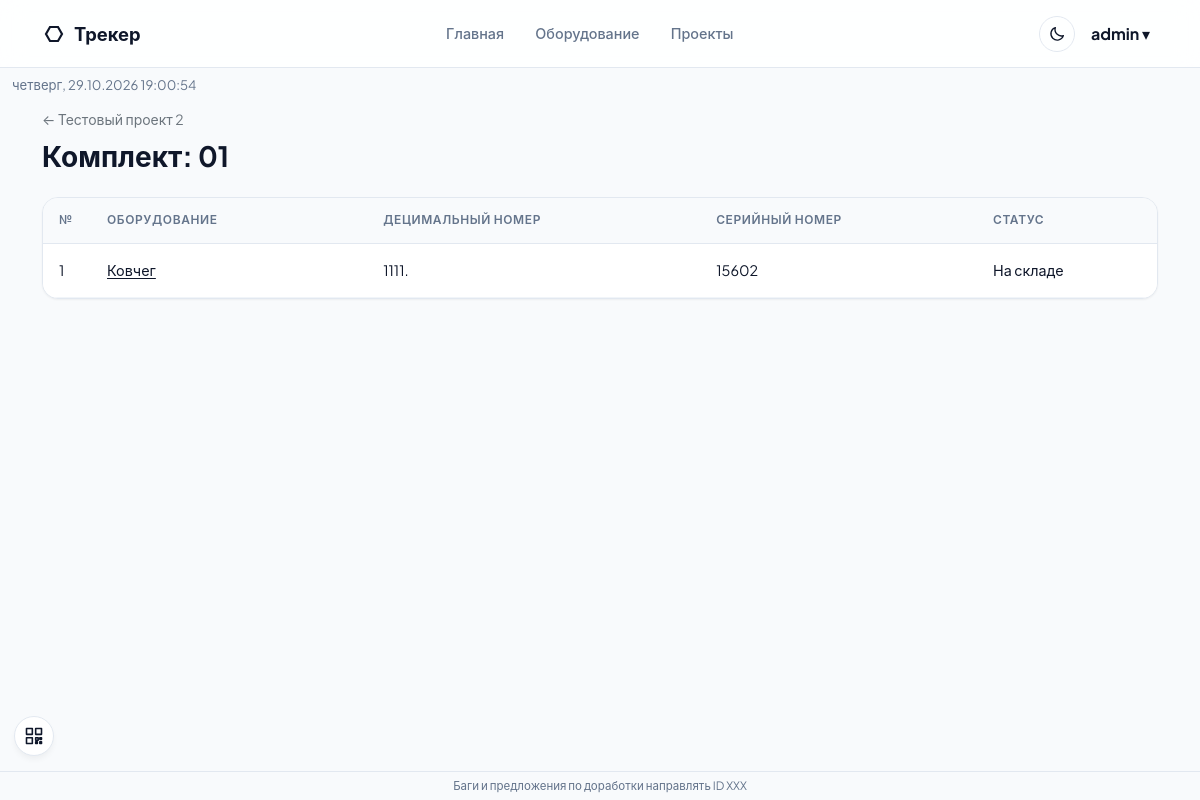
/projects/2/kit/1 (signed in), run on the app's committed database.
### app/models.py (models this page shows, shortened)
class User(UserMixin, db.Model):
    __tablename__ = 'users'
    id = db.Column(db.Integer, primary_key=True)
    username = db.Column(db.String(64), unique=True, nullable=False)
    password_hash = db.Column(db.String(256), nullable=False)
    password_plain = db.Column(db.String(256))
    must_change_password = db.Column(db.Boolean, default=False, nullable=False)
    role = db.Column(db.String(20), default='user')
    can_report = db.Column(db.Boolean, default=False)
    can_data = db.Column(db.Boolean, default=False)
    created_at = db.Column(db.DateTime, default=datetime.utcnow)
    equipments = db.relationship('Equipment', backref='owner', lazy='dynamic')
    projects = db.relationship('Project', backref='owner', lazy='dynamic')
    employees = db.relationship('Employee', backref='owner', lazy='dynamic')
    operations = db.relationship('Operation', backref='owner', lazy='dynamic')
    @property
    def is_admin(self):
        return self.role == 'admin'
    @property
    def can_use_report(self):
        return self.is_admin or bool(self.can_report)
    @property
    def can_use_data(self):
        return self.is_admin or bool(self.can_data)

class Project(db.Model):
    __tablename__ = 'projects'
    id = db.Column(db.Integer, primary_key=True)
    user_id = db.Column(db.Integer, db.ForeignKey('users.id'), nullable=False)
    name = db.Column(db.String(120), nullable=False)
    description = db.Column(db.Text)
    archived = db.Column(db.Boolean, default=False, nullable=False)
    created_at = db.Column(db.DateTime, default=datetime.utcnow)
    equipments = db.relationship('Equipment', backref='project', lazy=True)
    kits = db.relationship('Kit', backref='project', cascade='all, delete-orphan', lazy=True)

class Kit(db.Model):
    __tablename__ = 'kits'
    id = db.Column(db.Integer, primary_key=True)
    project_id = db.Column(db.Integer, db.ForeignKey('projects.id'), nullable=False)
    name = db.Column(db.String(120), nullable=False)
    equipments = db.relationship('Equipment', backref='kit', lazy=True)

class Equipment(db.Model):
    __tablename__ = 'equipments'
    id = db.Column(db.Integer, primary_key=True)
    user_id = db.Column(db.Integer, db.ForeignKey('users.id'), nullable=False)
    name = db.Column(db.String(120), nullable=False)
    category = db.Column(db.String(60))
    decimal_number = db.Column(db.String(100))
    serial_number = db.Column(db.String(100), nullable=True)
    status = db.Column(db.String(80), default='На складе')
    project_id = db.Column(db.Integer, db.ForeignKey('projects.id'), nullable=True)
    kit_id = db.Column(db.Integer, db.ForeignKey('kits.id'), nullable=True)
    received_at = db.Column(db.DateTime, default=datetime.utcnow)
    received_from = db.Column(db.String(255))
    acceptance_report = db.Column(db.String(500))
    photo_path = db.Column(db.String(500))
    status_before_archive = db.Column(db.String(80))
    photos = db.relationship('EquipmentPhoto', backref='equipment', cascade='all, delete-orphan', lazy=True)
    created_at = db.Column(db.DateTime, default=datetime.utcnow)
    operation_items = db.relationship('OperationItem', backref='equipment', lazy=True)

### app/routes/directory.py (the view)
@directory_bp.route('/projects/<int:proj_id>/kit/<int:kit_id>')
@login_required
def kit_detail(proj_id,kit_id):
    project=owned_project(proj_id); kit=Kit.query.filter_by(id=kit_id,project_id=project.id).first_or_404()
    return render_template('kit_detail.html',kit=kit,project=project)

### app/routes/directory.py (called while the page is built)
def owned_project(proj_id):
    return Project.query.filter_by(id=proj_id, user_id=current_user.id).first_or_404()

### app/routes/main.py (called while the page is built)
def connect_url():
    host = request.host
    name, _, port = host.partition(':') if not host.startswith('[') else (host, '', '')
    if name in ('localhost', '127.0.0.1', '0.0.0.0', ''):
        host = _lan_ip() + (':' + port if port else '')
    return f'{request.scheme}://{host}'

### templates/kit_detail.html (shortened to what this page needs)
{% extends 'base.html' %}
{% block content %}
<a href="{{ url_for('directory.project_detail',proj_id=project.id) }}" class="small text-secondary text-decoration-none">← {{ project.name }}</a>
<h3 class="fw-bold mt-2 mb-4">Комплект: {{ kit.name }}</h3>
<div class="card-custom p-0 overflow-hidden"><div class="table-scroll"><table class="table-custom" id="kitEqTable"><thead><tr><th style="width:48px">№</th><th data-sort="1">Оборудование</th><th>Децимальный номер</th><th>Серийный номер</th><th>Статус</th></tr></thead><tbody>
{% for eq in kit.equipments %}<tr><td class="row-num">{{ loop.index }}</td><td><a href="{{ url_for('equipment.detail',item_id=eq.id) }}">{{ eq.name }}</a></td><td>{{ eq.decimal_number or '—' }}</td><td>{{ eq.serial_number or '—' }}</td><td>{{ eq.status }}</td></tr>{% else %}<tr><td colspan="5" class="text-center py-4 text-secondary">Оборудование комплекта отсутствует</td></tr>{% endfor %}
</tbody></table></div></div>
{% endblock %}

### templates/base.html (shortened to what this page needs)
<!DOCTYPE html>
<html lang="ru">
<head>
<link href="https://cdn.jsdelivr.net/npm/bootstrap@5.3.0/dist/css/bootstrap.min.css" rel="stylesheet">
<link rel="stylesheet" href="{{ url_for('static', filename='css/style.css') }}">
</head>
<body>
{% if current_user.is_authenticated %}
<nav class="navbar-custom mb-0"><div class="container d-flex align-items-center justify-content-between">
<a class="navbar-brand-custom text-decoration-none" href="{{ url_for('main.index') }}">
<svg class="brand-icon" width="24" height="24" viewBox="0 0 24 24" fill="none" stroke="currentColor" stroke-width="2.2" aria-hidden="true"><polygon points="20,12 16,19 8,19 4,12 8,5 16,5"></polygon></svg>
<span>Трекер</span></a>
<div class="d-flex gap-1 align-items-center">
<a class="nav-link-custom text-decoration-none" href="{{ url_for('main.index') }}">Главная</a>
<a class="nav-link-custom text-decoration-none" href="{{ url_for('equipment.list_equipment') }}">Оборудование</a>
<a class="nav-link-custom text-decoration-none" href="{{ url_for('directory.projects') }}">Проекты</a>
</div>
<div class="d-flex align-items-center gap-2">
<button type="button" id="themeToggle" class="theme-toggle" aria-label="Темная тема" title="Темная тема"></button>
<div class="user-menu-wrap">
<button type="button" class="user-menu-trigger" aria-expanded="false"><strong>{{ current_user.username }}</strong> ▾</button>
</div>
</div></div></nav>
<div class="qr-widget" id="qrWidget">
  <button type="button" class="qr-toggle" title="Подключиться с телефона" aria-label="QR для подключения"><svg viewBox="0 0 24 24"><rect x="3" y="3" width="7" height="7"/><rect x="14" y="3" width="7" height="7"/><rect x="3" y="14" width="7" height="7"/><path d="M14 14h3v3h-3zM19 14h2v2h-2zM14 19h2v2h-2zM19 19h2v2h-2z"/></svg></button>
</div>
{% endif %}
<div id="appClock" class="app-clock-global" aria-live="polite"></div>
<div class="container py-2">
{% block content %}{% endblock %}
</div>
<div class="app-footer">Баги и предложения по доработки направлять ID XXX</div>
</body></html>

### static/css/style.css (style rules this page uses)
:root { --bg-main: #f8fafc; --surface: #ffffff; --text-primary: #0f172a; --text-secondary: #64748b; --accent: #2563eb; --accent-hover: #1d4ed8; --border: #e2e8f0; --border-subtle: #f1f5f9; --radius-lg: 16px; --radius-md: 10px; --radius-sm: 6px; --shadow-sm: 0 1px 2px 0 rgb(0 0 0 / 0.05); --shadow-md: 0 4px 6px -1px rgb(0 0 0 / 0.05); --button-text: var(--accent); --button-bg-hover: var(--accent); }
body { font-family: 'Plus Jakarta Sans', -apple-system, sans-serif; background-color: var(--bg-main); color: var(--text-primary); line-height: 1.5; }
.navbar-custom { background: rgba(255, 255, 255, 0.85); backdrop-filter: blur(12px); border-bottom: 1px solid var(--border); padding: 0.85rem 0; position: sticky; top: 0; z-index: 1000; }
.navbar-brand-custom { font-weight: 700; font-size: 1.15rem; color: var(--text-primary) !important; display: flex; align-items: center; gap: 0.5rem; }
.nav-link-custom { color: var(--text-secondary) !important; font-weight: 500; font-size: 0.9rem; padding: 0.5rem 0.85rem !important; border-radius: var(--radius-sm); transition: all 0.15s ease; }
.card-custom { background: var(--surface); border: 1px solid var(--border); border-radius: var(--radius-lg); box-shadow: var(--shadow-sm); padding: 1.5rem; }
.table-custom { width: 100%; border-collapse: separate; border-spacing: 0; }
.table-custom th { background: var(--bg-main); color: var(--text-secondary); font-size: 0.75rem; font-weight: 600; text-transform: uppercase; letter-spacing: 0.05em; padding: 0.85rem 1rem; border-bottom: 1px solid var(--border); }
.table-custom td { padding: 1rem; font-size: 0.9rem; border-bottom: 1px solid var(--border-subtle); background: var(--surface); vertical-align: middle; }
.btn:not(.btn-close), button:not(.btn-close):not(.user-menu-trigger):not(.menu-button) { background-color: transparent; color: var(--text-primary); border: 1px solid var(--border); }
.user-menu-wrap { position:relative }
.user-menu-trigger { background:transparent;border:0;color:var(--text-primary);padding:.5rem;cursor:pointer }
.app-footer { position:fixed;left:0;right:0;bottom:0;padding:.35rem .75rem;text-align:center;font-size:.72rem;color:var(--text-secondary);background:color-mix(in srgb,var(--bg-main) 92%,transparent);border-top:1px solid var(--border);z-index:900 }
.theme-toggle { width:36px;height:36px;padding:0;display:inline-flex;align-items:center;justify-content:center; background:transparent;border:1px solid var(--border);border-radius:50%;color:var(--text-primary);cursor:pointer; transition:background-color .15s ease,color .15s ease,border-color .15s ease; }
.app-clock-global { font-size:.82rem;color:var(--text-secondary);margin:.45rem auto .25rem;max-width:1320px;padding:0 .75rem;min-height:1.2rem;text-transform:lowercase }
:root { --bs-link-color-rgb:15,23,42;--bs-link-hover-color-rgb:15,23,42 }
a:not(.btn-primary-custom):not(.btn-secondary-custom):not(.btn-receive-custom):not(.icon-btn):not(.badge-custom):not(.user-menu a):not(.nav-link-custom):not(.navbar-brand-custom):not(.logout-link) { color:var(--text-primary);text-underline-offset:2px }
th[data-sort] { cursor:pointer;user-select:none;white-space:nowrap }
html,body { overflow-x:hidden }
.table-scroll { overflow-x:hidden }
.qr-widget { position:fixed;left:14px;bottom:44px;z-index:950 }
.qr-toggle { width:40px;height:40px;padding:0;border-radius:50%;display:inline-flex;align-items:center;justify-content:center;background:var(--surface)!important;color:var(--text-primary)!important;border:1px solid var(--border)!important;box-shadow:var(--shadow-md);cursor:pointer }
.qr-toggle svg { width:20px;height:20px;fill:none;stroke:currentColor;stroke-width:1.9;stroke-linecap:round;stroke-linejoin:round }

### data on the page
User: username "admin"
Project: name "Тестовый проект 2"
Kit: name "01"
Equipment: name "Ковчег", decimal_number "1111.", serial_number "15602", status "На складе"
